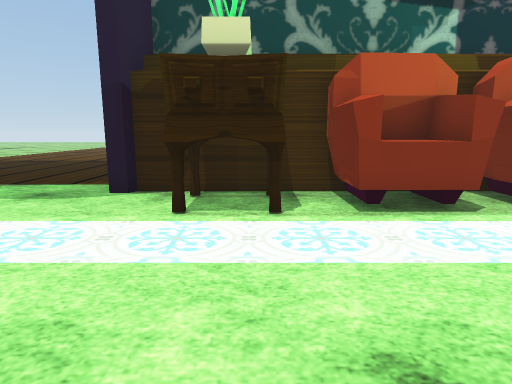
view 1 (above)

23 first-person views from a walk through a 3-D level made in the Unity game engine. The camera is 1.2 m above the floor, tilts 10° down and sees 75° across. The floor is counted in squares, 1 m on a side. Each view is taken from the middle of a square. On the plan, view 1 faces up. The plan holds only what a view shows up to about 14 squares ahead; the rest is blank. The place goes on beyond the plan. Some surface patterns are stand-ins.

view 2
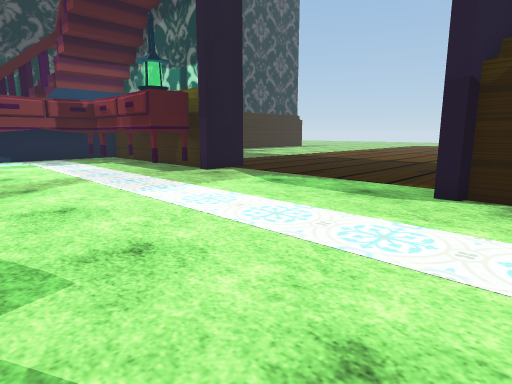

view 3
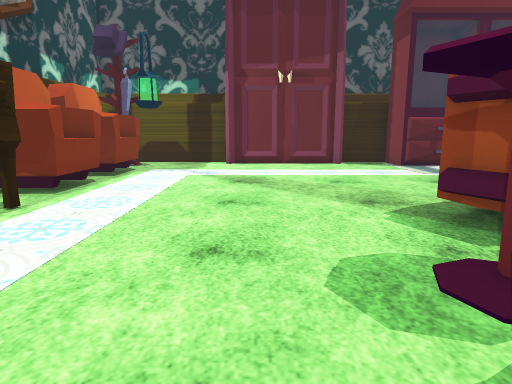

view 4
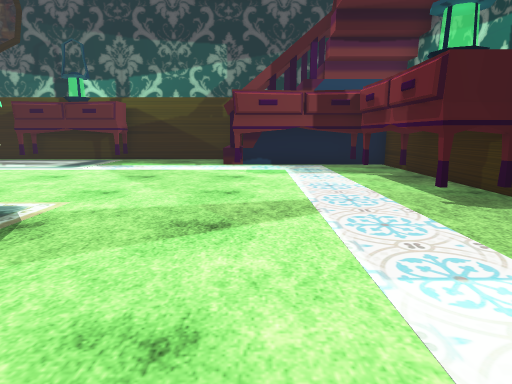

view 5
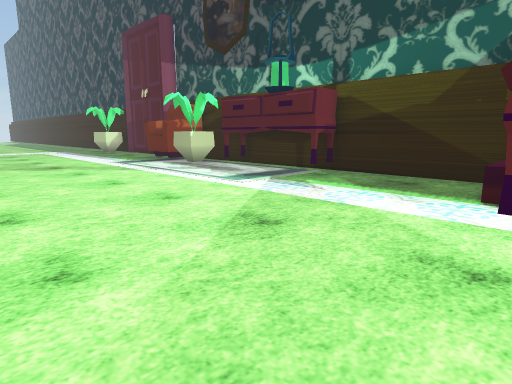

view 6
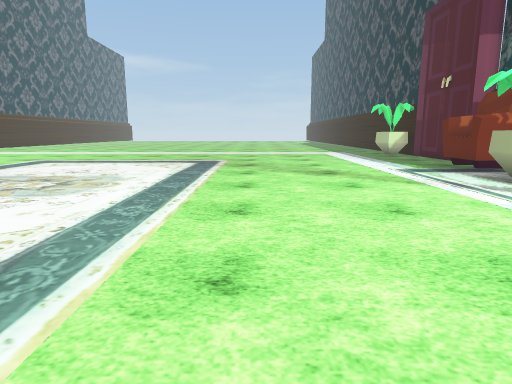

view 7
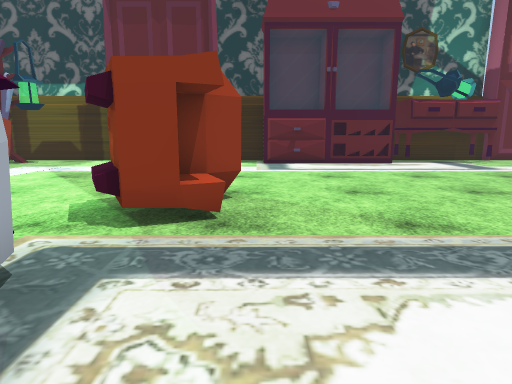

view 8
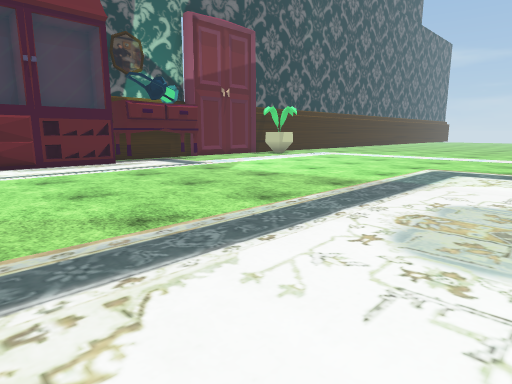

view 9
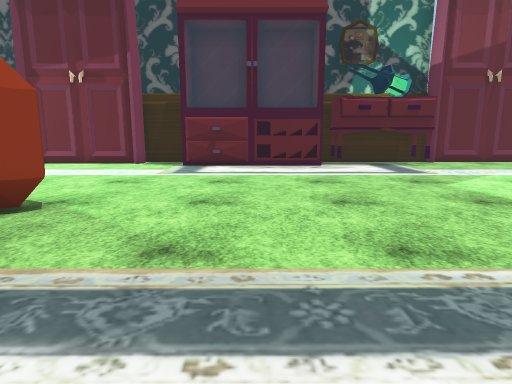

view 10
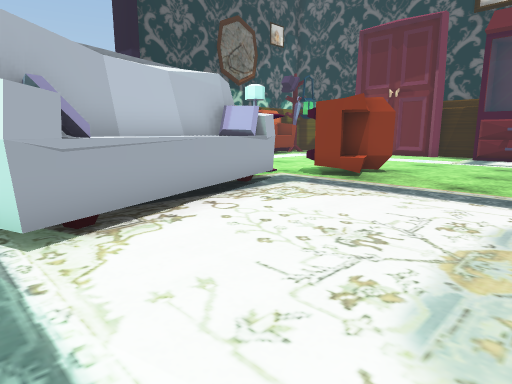

view 11
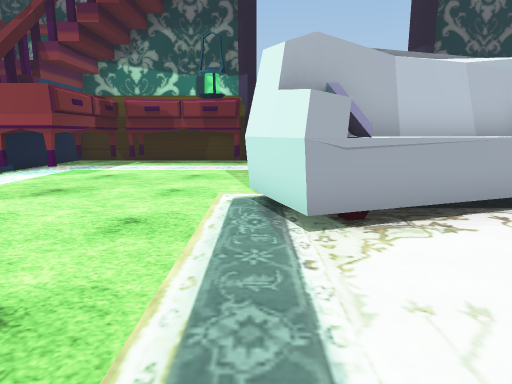

view 12
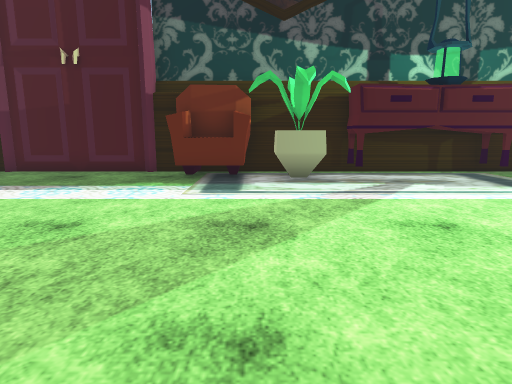

view 13
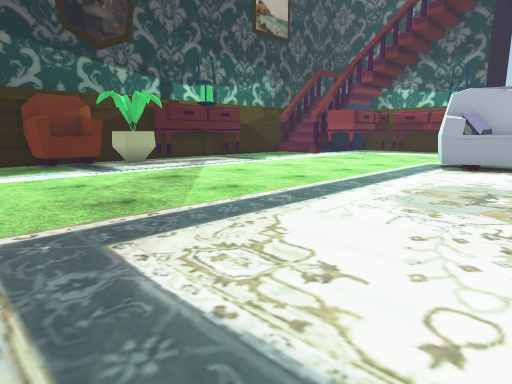

view 14
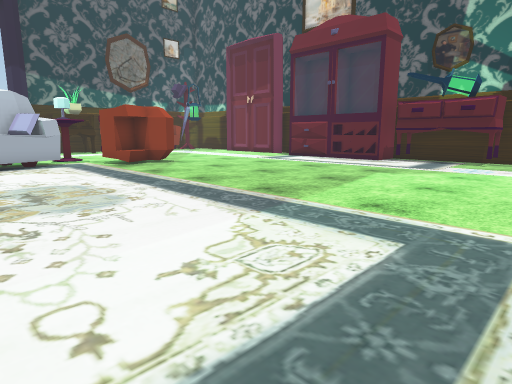

view 15
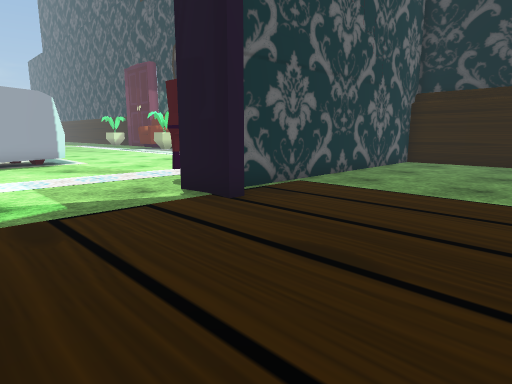

view 16
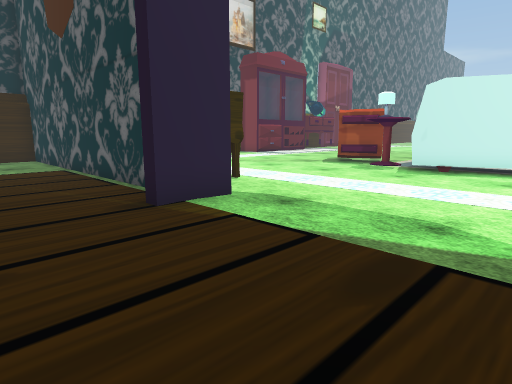

view 17
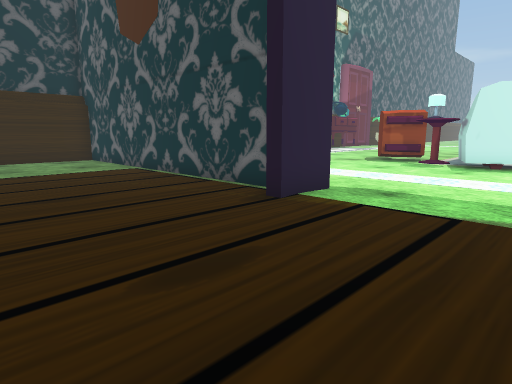

view 18
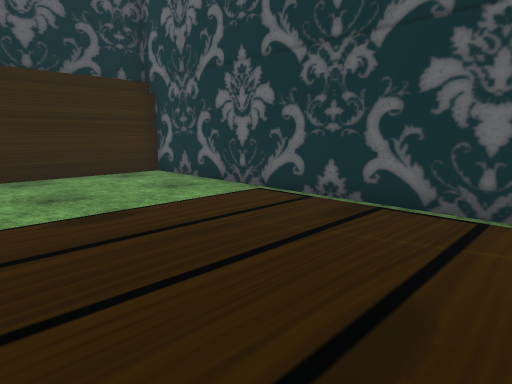

view 19
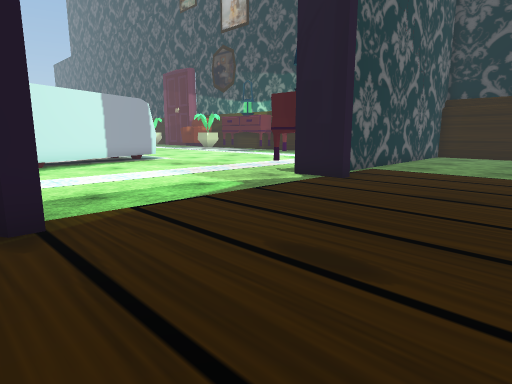

view 20
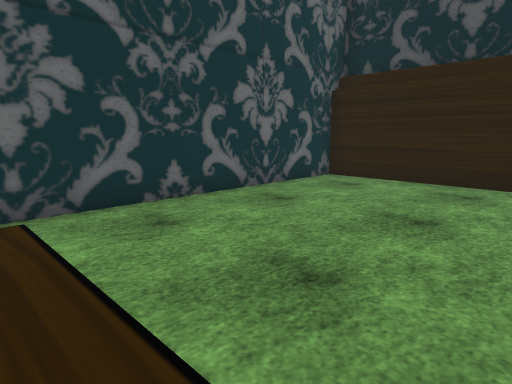

view 21
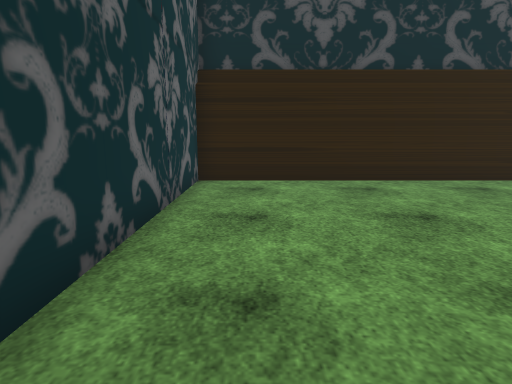

view 22
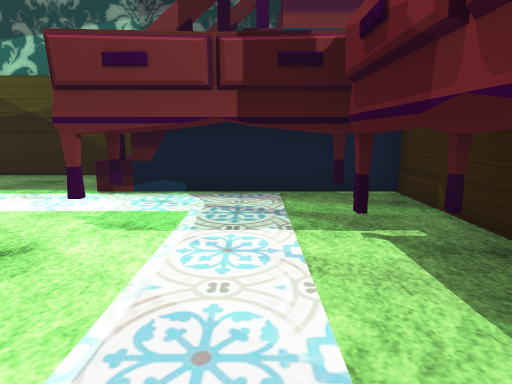

view 23
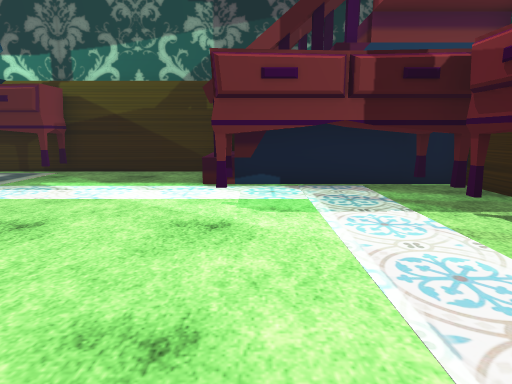

### Floor plan
Key: @ floor where view 1 was taken; # wall or solid block; x gap in a wall; . floor; ^ raised ledge; O other object.
Columns run from 21 left of view 1 to 9 right of it. Each row starts with its distance up from view 1.
 13 #....... . .......... ...
 12 #.............................#
 11 #.............................#
 10 #.............................#
  9 #.............................#
  8 #..........#......# ..........#
  7 ############......#############
  6    #OOOOO O.........OOOOOOOOOO#
  5    #OOOOOOO.........OOOOOOOO..#
  4    #OO........................#
  3    #OO........................#
  2    ^OO.......................O#
  1 # ^xOO........................#
  0 #...............O#O..@.......O
 -1 #............####OOOO........O
 -2 #..........###OOOOOOOO.......OO
 -3 #..........OOOOO...OOOO.......#
 -4 #OO.........OO.......O.......##
 -5 #OO.........................OO
 -6 #OO.........................OO
 -7 #OO.........................OO
 -8 #OO.........................OO
 -9 #OO.........................OO
-10 #OO..........................O#
-11 #OO..........................O#
-12 #OO..........................O#
-13 #OO..........................O#
-14 #.............................#
-15 O.............................O
-16 O.....     .............    ..O

Where each view was taken, in squares from view 1:
view 1: 0 up, 0 right, facing up
view 2: 0 up, 1 left, facing up-left
view 3: 1 up, 5 left, facing right
view 4: 2 up, 5 left, facing left
view 5: 2 up, 11 left, facing down-left
view 6: 1 down, 12 left, facing down
view 7: 4 down, 6 left, facing right
view 8: 4 down, 6 left, facing down-right
view 9: 7 down, 5 left, facing right
view 10: 8 down, 10 left, facing up-right
view 11: 8 down, 10 left, facing up
view 12: 11 down, 10 left, facing left
view 13: 16 down, 6 left, facing up-left
view 14: 16 down, 7 left, facing up-right
view 15: 13 up, 6 left, facing down-left
view 16: 11 up, 8 left, facing down-right
view 17: 13 up, 7 left, facing down-right
view 18: 13 up, 1 left, facing down-right
view 19: 13 up, 2 left, facing down-left
view 20: 13 up, 12 left, facing down-left
view 21: 9 up, 12 left, facing left
view 22: 4 up, 11 left, facing left
view 23: 2 up, 10 left, facing left
